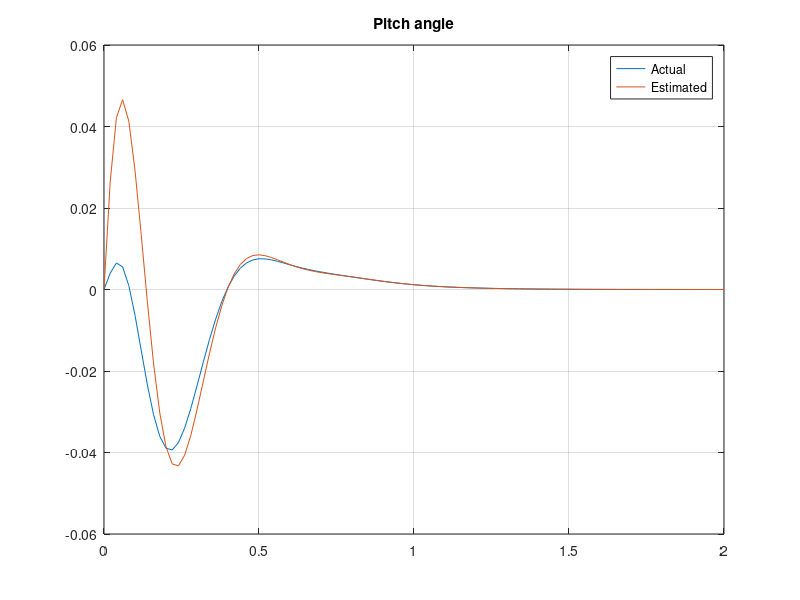
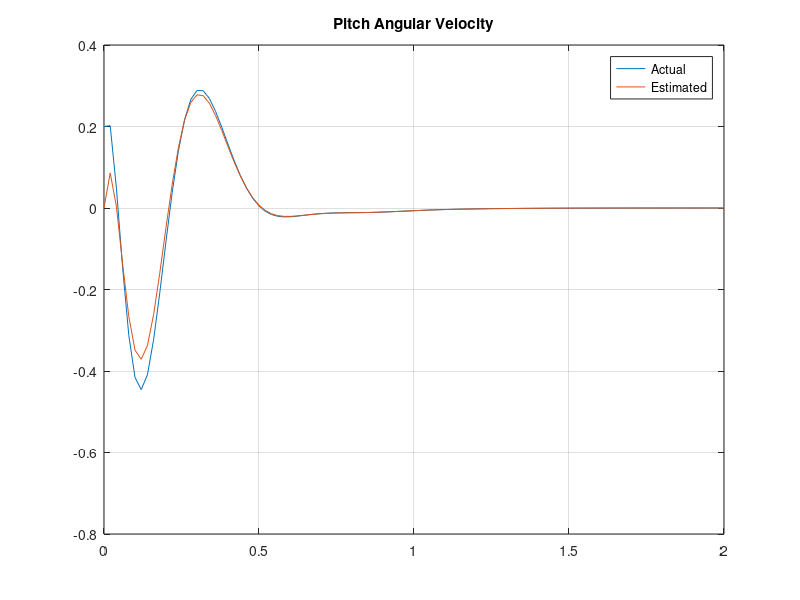
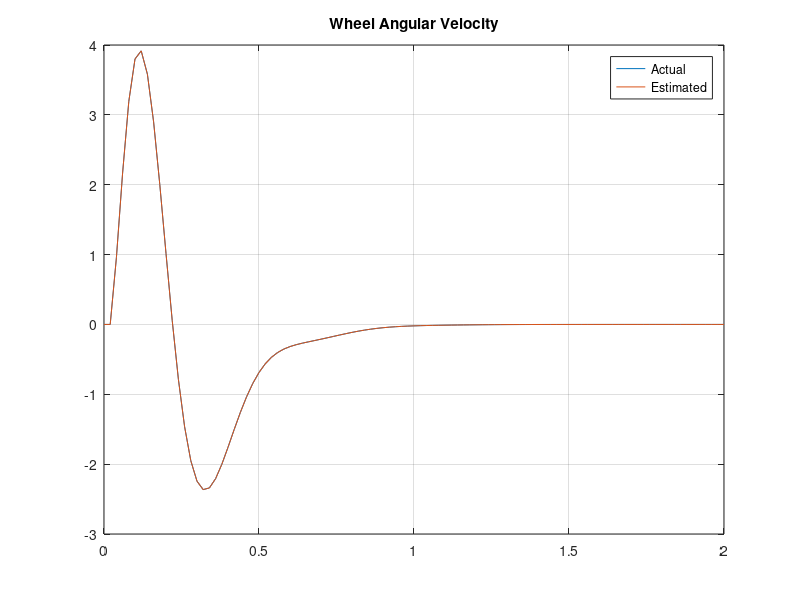
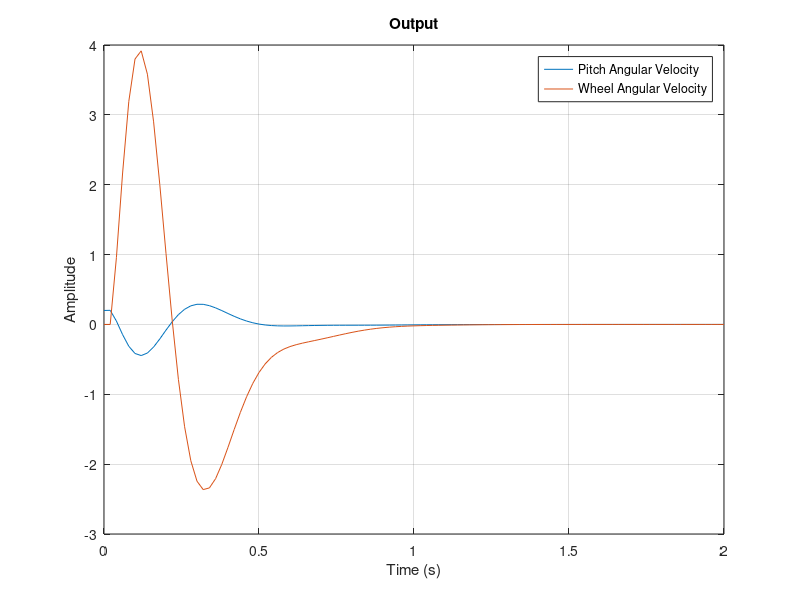

Here is the MATLAB script that generated these plots, in order:
clear all; close all;

m_c = 0.980; %kg
I_c = 0.0092336;
l = 0.06;
m_w = 0.15;
I_w = 0.000115;
R = 0.04;

fs = 50; %Hz
T = 1/fs;

alpha = I_c+m_c*R*l;
beta = m_c*9.8*l;
gamma = I_w+(m_w+m_c)*R^2;

%Continuous model
Ac = [0 1;beta/alpha 0];
Bc = [0;-gamma/alpha];
Cc = [0 1];
Dc = 0;

sysc = ss(Ac,Bc,Cc,Dc);

%Discrete Model
sysd = c2d(sysc,T);
Ad = expm(Ac*T);
Bd = Ac\(Ad - eye(2))*Bc;
Cd = Cc;
Dd = Dc;

%adding third state;
Aaug = [Ad [0;0];0 0 1];
Baug = [Bd;T];
Caug = [Cd 0;0 0 1];
Daug = Dd;

% Picking Desired roots
wn_cont = 8;
zeta_cont = 1;
wd_cont = wn_cont*sqrt(1-zeta_cont^2);

%Continuous Roots
s1 = -zeta_cont*wn_cont+wd_cont*1i;
s2 = -zeta_cont*wn_cont-wd_cont*1i;

%Discrete Roots
z1_cont = exp(s1*T);
z2_cont = exp(s2*T);
z3_cont = abs(z1_cont); %for same settling time as other roots

Kaug = acker(Aaug,Baug,[z3_cont z2_cont z1_cont]);
[P,V] = eig(Aaug-Baug*Kaug); %check - Yes, eigenvalues are the roots.

%Estimator
zeta_est = 0.5;
wn_est = 18;
wd_est = wn_est*sqrt(1-zeta_est^2);

s1_est = -zeta_est*wn_est+wd_est*1i;
s2_est = -zeta_est*wn_est-wd_est*1i;

z1_est = exp(s1_est*T);
z2_est = exp(s2_est*T);
z3_est = abs(z1_est);

Laug = place(Aaug',Caug',[z1_est z2_est z3_est])';
%[P,V] = eig(Aaug-Laug*Caug); %check - Yep eigenvalues are the roots.

%Simulation
t = 0:T:2;

x_act = zeros(3,length(t)); %Actual States --Pitch Angle;Pitch Angular Velocity; Wheel Angular Velocity--
x_act(:,1) = [0;0.2;0];
x_est = zeros(3,length(t)); %Estimated states
x_est(:,1) = [0;0;0];
u = zeros(1,length(t)); %Input --Angular acceleration of the wheels--
u(:,1) = -Kaug*x_est(:,1);
y = zeros(2,length(t)); %Output
y(:,1) = Caug*x_act(:,1);

for i = 2:length(t)
    
    x_act(:,i) = Aaug*x_act(:,i-1)+Baug*u(:,i-1);
    x_est(:,i) = (Aaug-Baug*Kaug-Laug*Caug)*x_est(:,i-1)+Laug*y(:,i-1);
    y(:,i) = Caug*x_act(:,i);
    u(:,i) = -Kaug*x_est(:,i);
    
end

figure
plot(t,x_act(1,:));hold on;grid on;title('Pitch angle');
plot(t,x_est(1,:));legend('Actual','Estimated');
figure
plot(t,x_act(2,:));hold on;grid on;title('Pitch Angular Velocity');
plot(t,x_est(2,:));legend('Actual','Estimated');
figure
plot(t,x_act(3,:));hold on;grid on;title('Wheel Angular Velocity');
plot(t,x_est(3,:));legend('Actual','Estimated');
figure
plot(t,y);title('Output');grid on;legend('Pitch Angular Velocity','Wheel Angular Velocity');
xlabel('Time (s)');ylabel('Amplitude');
figure
plot(t,x_act-x_est);grid on; title('Error');legend('Pitch Angle','Pitch Angular Velocity','Wheel Angular Velocity');
xlabel('Time (s)');ylabel('Amplitude');
figure
plot(t,x_est);grid on;title('Estimated States');legend('Pitch Angle','Pitch Angular Velocity','Wheel Angular Velocity');
xlabel('Time (s)');ylabel('Amplitude');

